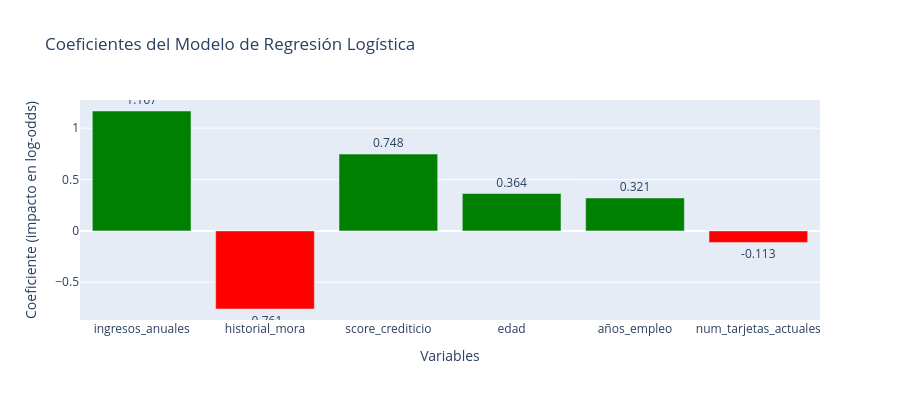

Here is the notebook cell this chart was saved with:
### Markdown cell above
### 📊 **Interpretando los Coeficientes**

### Code cell
# Crear DataFrame con coeficientes
coeficientes = pd.DataFrame({
    'Variable': X.columns,
    'Coeficiente': modelo.coef_[0],
    'Impacto_Abs': np.abs(modelo.coef_[0])
}).sort_values('Impacto_Abs', ascending=False)

print("📊 Coeficientes del modelo (ordenados por impacto):")
for _, row in coeficientes.iterrows():
    variable = row['Variable']
    coef = row['Coeficiente']
    signo = "📈" if coef > 0 else "📉"
    print(f"  {signo} {variable}: {coef:+.3f}")

# Visualizar coeficientes
fig = go.Figure()
colors = ['green' if coef > 0 else 'red' for coef in coeficientes['Coeficiente']]

fig.add_trace(go.Bar(
    x=coeficientes['Variable'],
    y=coeficientes['Coeficiente'],
    marker_color=colors,
    text=coeficientes['Coeficiente'].round(3),
    textposition='outside'
))

fig.update_layout(
    title="Coeficientes del Modelo de Regresión Logística",
    xaxis_title="Variables",
    yaxis_title="Coeficiente (impacto en log-odds)",
    height=400
)
fig.show()

print("\n💡 Interpretación:")
print("  📈 Coef. positivo → Aumenta probabilidad de aprobación")
print("  📉 Coef. negativo → Disminuye probabilidad de aprobación")

### Figure 1 — Plotly figure (JSON) as saved in the notebook; plotly's stock layout.template omitted (floating-point values rounded to 4 significant figures)
{"data": [{"marker": {"color": ["green", "red", "green", "green", "green", "red"]}, "text": [1.167, -0.761, 0.748, 0.364, 0.321, -0.113], "textposition": "outside", "type": "bar", "x": ["ingresos_anuales", "historial_mora", "score_crediticio", "edad", "años_empleo", "num_tarjetas_actuales"], "y": [1.167, -0.7605, 0.7476, 0.3637, 0.3207, -0.1129]}], "layout": {"height": 400, "title": {"text": "Coeficientes del Modelo de Regresión Logística"}, "xaxis": {"title": {"text": "Variables"}}, "yaxis": {"title": {"text": "Coeficiente (impacto en log-odds)"}}}}
